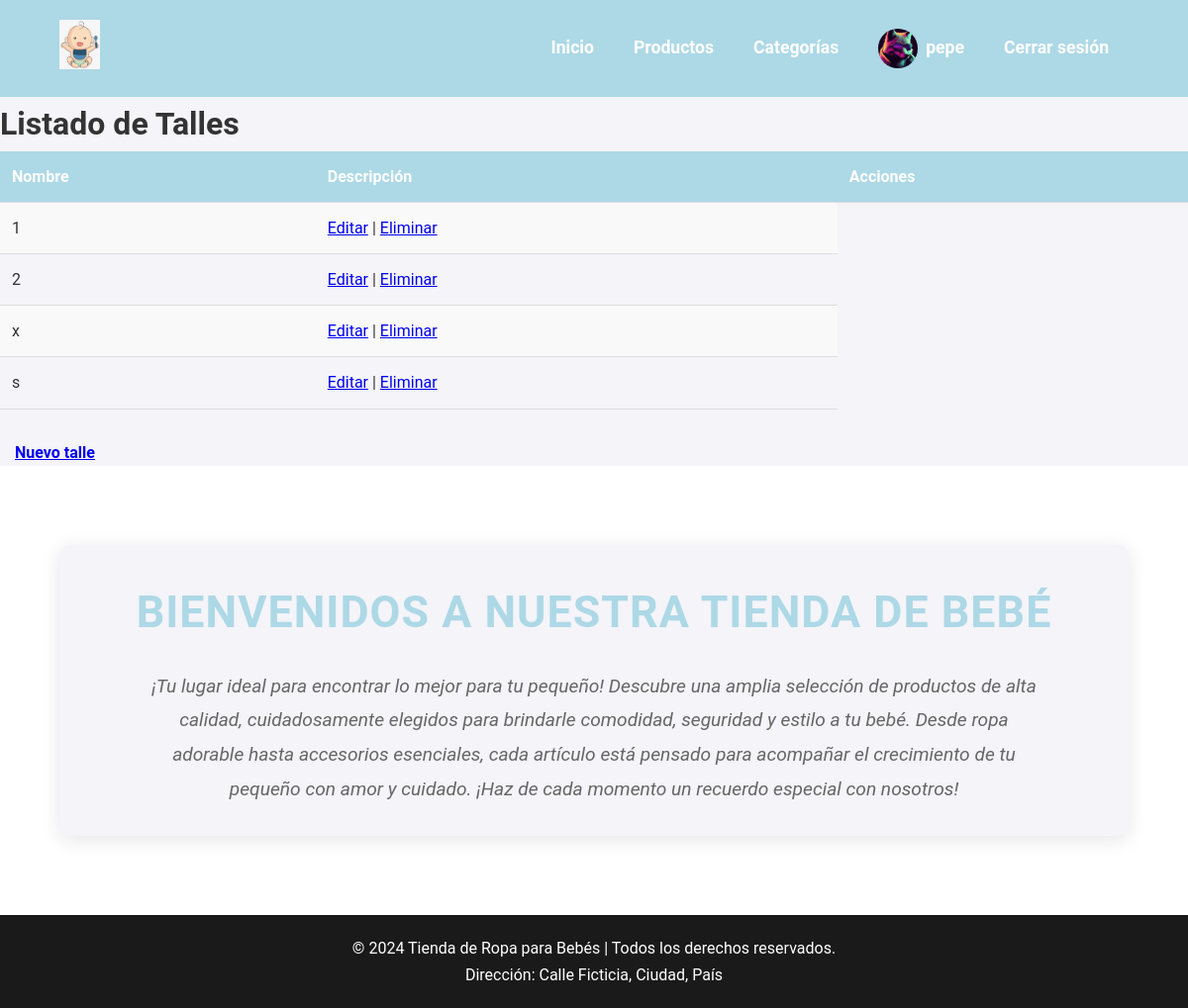
The app's page /talles/ (signed in) with its own data.
### registro/models.py (models this page shows, shortened)
class Usuario(AbstractUser):
    avatar = models.ImageField(upload_to='avatars/', null=True, blank=True)
    class Meta:
        permissions = [
            ("puede_hacer_scrum", "Puede hacer Scrum"),
        ]

### producto/models.py (models this page shows, shortened)
class Talle(models.Model):
    nombre = models.CharField(max_length=50)

### producto/views.py (the view)
# urls.py: path('talles/', TalleListView.as_view(), name='listado_talles'),
class TalleListView(ListView):
    model = Talle
    template_name = 'talles/listado.html'
    context_object_name = 'talles'

### producto/templates/talles/listado.html
{% extends 'producto/index.html' %}
{% block content %}
<h1>Listado de Talles</h1>
<table>
    <thead>
        <tr>
            <th>Nombre</th>
            <th>Descripción</th>
            <th>Acciones</th>
        </tr>
    </thead>
    <tbody>
        {% for talles in talles %}
        <tr>
            <td>{{ talles.nombre }}</td>
            <td>
                <a href="{% url 'talles_update' talles.id %}">Editar</a> |
                <a href="{% url 'talles_delete' talles.id %}">Eliminar</a>
            </td>
        </tr>
        {% endfor %}
    </tbody>
</table>
<a href="{% url 'talle_create' %}" class="btn btn-primary">Nuevo talle</a>
{% endblock %}

### producto/templates/producto/index.html (shortened to what this page needs)
{% load static %}
<!DOCTYPE html>
<html lang="es">
<head>
    <link rel="stylesheet" href="{% static 'css/styles.css' %}">
</head>
<body>
    <header>
        <div class="container">
            <div class="logo">
                <img src="{% static 'media/logo.png' %}" alt="Logo Tienda Bebé">
            </div>
            <nav>
                <ul>
                    <li><a href="{% url 'index' %}">Inicio</a></li>
                    <li><a href="{% url 'listado_productos' %}">Productos</a></li>
                    <li><a href="{% url 'listado_categorias' %}">Categorías</a></li>
                    {% if user.is_authenticated %}
                        <li>
                            <a href="{% url 'profile' %}" class="user-profile">
                                {% if user.avatar %}
                                    <img src="{{ user.avatar.url }}" alt="{{ user.username }}" class="avatar">
                                {% else %}
                                    <img src="{% static 'media/default-avatar.png' %}" alt="Avatar por defecto" class="avatar">
                                {% endif %}
                                <span class="header-link">{{ user.username }}</span>
                            </a>
                        </li>
                        <li><a href="{% url 'logout' %}">Cerrar sesión</a></li>
                    {% else %}
                        <li><a href="{% url 'login' %}">Iniciar sesión</a></li>
                        <li><a href="{% url 'registro' %}">Registrar</a></li>
                    {% endif %}
                </ul>
            </nav>
        </div>
    </header>
    {% block content %}
    {% endblock %}
    <main>
        <div class="container">
            <section class="intro">
                <h1>Bienvenidos a nuestra tienda de bebé</h1>
                <p>¡Tu lugar ideal para encontrar lo mejor para tu pequeño! Descubre una amplia selección de productos de alta calidad, cuidadosamente elegidos para brindarle comodidad, seguridad y estilo a tu bebé. Desde ropa adorable hasta accesorios esenciales, cada artículo está pensado para acompañar el crecimiento de tu pequeño con amor y cuidado. ¡Haz de cada momento un recuerdo especial con nosotros!</p>
            </section>
        </div>
    </main>
    <footer>
        <div class="container">
            <p>&copy; 2024 Tienda de Ropa para Bebés | Todos los derechos reservados.</p>
            <p>Dirección: Calle Ficticia, Ciudad, País</p>
        </div>
    </footer>
</body>
</html>

### producto/static/css/styles.css (style rules this page uses)
* { margin: 0; padding: 0; box-sizing: border-box; }
:root { --primary-color: #add8e6; --secondary-color: #ff5722; --accent-color: #ff5c8d; --text-color: #333; --background-color: #f4f4f9; --footer-bg: #1a1a1a; }
.intro { text-align: center; margin: 40px 0; padding: 30px; background-color: var(--background-color); border-radius: 10px; box-shadow: 0 4px 20px rgba(0, 0, 0, 0.1); }
.intro h1 { font-size: 2.8rem; color: var(--primary-color); margin-bottom: 20px; font-weight: 600; text-transform: uppercase; letter-spacing: 1px; }
.intro p { font-size: 1.2rem; color: #666; line-height: 1.8; max-width: 900px; margin: 0 auto; font-style: italic; }
body { font-family: 'Roboto', sans-serif; line-height: 1.7; background-color: var(--background-color); color: var(--text-color); padding: 0; margin: 0; }
header { background-color: var(--primary-color); padding: 20px 0; transition: background-color 0.5s ease; }
header .container { display: flex; justify-content: space-between; align-items: center; }
header .logo img { height: 50px; }
header nav ul { list-style: none; display: flex; align-items: center; }
header nav ul li { margin: 0 20px; }
header nav ul li a { text-decoration: none; color: #fff; font-weight: bold; font-size: 1.1rem; transition: color 0.3s ease; display: flex; align-items: center; }
.user-profile { display: flex; align-items: center; text-decoration: none; }
header nav ul li a img.avatar { width: 40px; height: 40px; border-radius: 50%; margin-right: 8px; }
main { padding: 40px 0; background-color: #fff; }
.container { width: 90%; margin: 0 auto; max-width: 1200px; }
.btn { border-radius: 6px; font-weight: bold; font-size: 1rem; padding: 10px 15px; text-align: center; transition: background-color 0.3s ease, opacity 0.3s ease; width: 100%; }
table { width: 100%; border-collapse: collapse; margin-bottom: 30px; }
table th, table td { padding: 12px; text-align: left; border-bottom: 1px solid #ddd; }
table th { background-color: var(--primary-color); color: #fff; }
table tr:nth-child(odd) { background-color: #f9f9f9; }
footer { background-color: var(--footer-bg); color: #fff; padding: 20px 0; text-align: center; }
footer p { font-size: 1rem; }

### records on screen
Usuario: avatar (picture), username "pepe"
Talle: nombre "1"
Talle: nombre "2"
Talle: nombre "x"
Talle: nombre "s"
